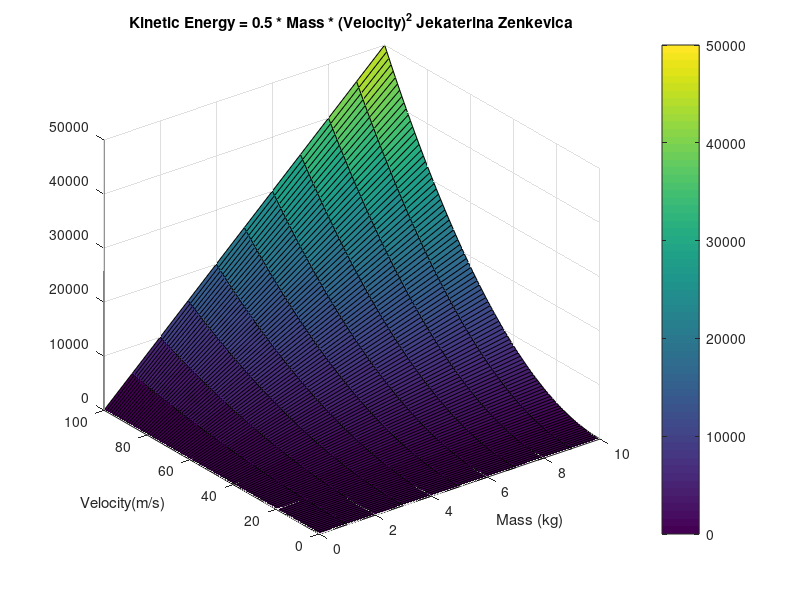

Reproduce this figure in MATLAB.
% Kinetic Energy Visualisation
m=0:1:10;%mass
v=0:1:100;%velocity
[m,v]=meshgrid(m,v);
K_energy=0.5*m.*v.^2;
surf(m,v,K_energy)
%image(m,v,K_energy
axis xy
colorbar
xlabel('Mass (kg)')
ylabel('Velocity(m/s)')
title('Kinetic Energy = 0.5 * Mass * (Velocity)^2 Jekaterina Zenkevica')
